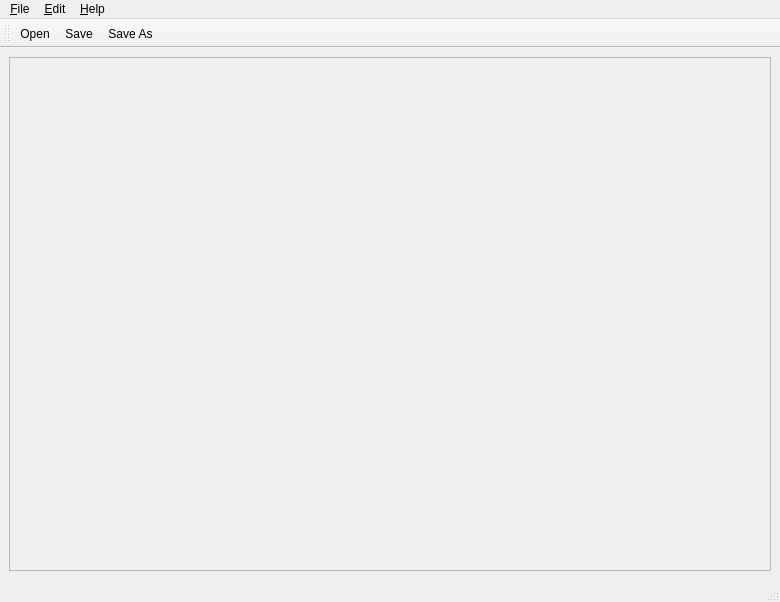
<?xml version="1.0" encoding="UTF-8"?>
<ui version="4.0">
 <class>MainWindow</class>
 <widget class="QMainWindow" name="MainWindow">
  <property name="geometry">
   <rect>
    <x>0</x>
    <y>0</y>
    <width>780</width>
    <height>602</height>
   </rect>
  </property>
  <property name="windowTitle">
   <string>GHexEditor</string>
  </property>
  <widget class="QWidget" name="centralwidget">
   <property name="enabled">
    <bool>true</bool>
   </property>
   <layout class="QHBoxLayout" name="horizontalLayout">
    <item>
     <widget class="QHexEdit" name="HexEdit"/>
    </item>
   </layout>
  </widget>
  <widget class="QMenuBar" name="menubar">
   <property name="geometry">
    <rect>
     <x>0</x>
     <y>0</y>
     <width>780</width>
     <height>22</height>
    </rect>
   </property>
   <widget class="QMenu" name="menuFile">
    <property name="title">
     <string>&amp;File</string>
    </property>
    <addaction name="action_Open"/>
    <addaction name="action_Save"/>
    <addaction name="actionSave_As"/>
    <addaction name="actionSave_Readable"/>
    <addaction name="action_Save_Selection_Readable"/>
    <addaction name="separator"/>
    <addaction name="actionE_xit"/>
   </widget>
   <widget class="QMenu" name="menuEdit">
    <property name="title">
     <string>&amp;Edit</string>
    </property>
    <addaction name="action_Undo"/>
    <addaction name="action_Redo"/>
    <addaction name="separator"/>
    <addaction name="action_Find_Replace"/>
    <addaction name="actionFind_Next"/>
    <addaction name="separator"/>
    <addaction name="action_Options"/>
   </widget>
   <widget class="QMenu" name="menuHelp">
    <property name="title">
     <string>&amp;Help</string>
    </property>
    <addaction name="action_About"/>
    <addaction name="actionAbout_Qt"/>
   </widget>
   <addaction name="menuFile"/>
   <addaction name="menuEdit"/>
   <addaction name="menuHelp"/>
  </widget>
  <widget class="QStatusBar" name="statusbar"/>
  <widget class="QToolBar" name="toolBar">
   <property name="windowTitle">
    <string>toolBar</string>
   </property>
   <attribute name="toolBarArea">
    <enum>TopToolBarArea</enum>
   </attribute>
   <attribute name="toolBarBreak">
    <bool>false</bool>
   </attribute>
   <addaction name="action_Open"/>
   <addaction name="action_Save"/>
   <addaction name="actionSave_As"/>
  </widget>
  <action name="action_Open">
   <property name="icon">
    <iconset resource="qhexedit.qrc">
     <normaloff>:/open</normaloff>:/open</iconset>
   </property>
   <property name="text">
    <string>&amp;Open...</string>
   </property>
   <property name="toolTip">
    <string>Open an existing file</string>
   </property>
   <property name="shortcut">
    <string>Ctrl+O</string>
   </property>
  </action>
  <action name="action_Save">
   <property name="icon">
    <iconset resource="qhexedit.qrc">
     <normaloff>:/save</normaloff>:/save</iconset>
   </property>
   <property name="text">
    <string>&amp;Save</string>
   </property>
   <property name="toolTip">
    <string>Save the document to disk</string>
   </property>
   <property name="shortcut">
    <string>Ctrl+S</string>
   </property>
  </action>
  <action name="actionSave_As">
   <property name="icon">
    <iconset resource="qhexedit.qrc">
     <normaloff>:/save as</normaloff>:/save as</iconset>
   </property>
   <property name="text">
    <string>Save &amp;As...</string>
   </property>
   <property name="toolTip">
    <string>Save the document under a new name</string>
   </property>
   <property name="shortcut">
    <string>Ctrl+Shift+S</string>
   </property>
  </action>
  <action name="actionSave_Readable">
   <property name="text">
    <string>Save &amp;Readable...</string>
   </property>
   <property name="toolTip">
    <string>Save document in readable form</string>
   </property>
  </action>
  <action name="actionE_xit">
   <property name="text">
    <string>E&amp;xit</string>
   </property>
   <property name="toolTip">
    <string>Exit the application</string>
   </property>
   <property name="shortcut">
    <string>Ctrl+Q</string>
   </property>
  </action>
  <action name="action_Undo">
   <property name="text">
    <string>&amp;Undo</string>
   </property>
   <property name="toolTip">
    <string>Undo last Action</string>
   </property>
   <property name="shortcut">
    <string>Ctrl+Z</string>
   </property>
  </action>
  <action name="action_Redo">
   <property name="text">
    <string>&amp;Redo</string>
   </property>
   <property name="toolTip">
    <string>Redo previous action undone</string>
   </property>
   <property name="shortcut">
    <string>Ctrl+Shift+Z</string>
   </property>
  </action>
  <action name="action_Save_Selection_Readable">
   <property name="text">
    <string>&amp;Save Selection Readable...</string>
   </property>
   <property name="toolTip">
    <string>Save selection in readable form</string>
   </property>
  </action>
  <action name="action_About">
   <property name="text">
    <string>&amp;About</string>
   </property>
   <property name="toolTip">
    <string>Show the application's About box</string>
   </property>
  </action>
  <action name="actionAbout_Qt">
   <property name="text">
    <string>About &amp;Qt</string>
   </property>
   <property name="toolTip">
    <string>Show the Qt library's About box</string>
   </property>
  </action>
  <action name="action_Find_Replace">
   <property name="text">
    <string>&amp;Find/Replace</string>
   </property>
   <property name="toolTip">
    <string>Find next occurrence of the searched pattern</string>
   </property>
   <property name="shortcut">
    <string>Ctrl+F</string>
   </property>
  </action>
  <action name="actionFind_Next">
   <property name="text">
    <string>Find &amp;Next</string>
   </property>
   <property name="toolTip">
    <string>Find next occurrence of the searched pattern</string>
   </property>
   <property name="shortcut">
    <string>Ctrl+G, F3</string>
   </property>
  </action>
  <action name="action_Options">
   <property name="text">
    <string>&amp;Options</string>
   </property>
   <property name="toolTip">
    <string>Show the Dialog to select applications options</string>
   </property>
  </action>
 </widget>
 <customwidgets>
  <customwidget>
   <class>QHexEdit</class>
   <extends>QScrollArea</extends>
   <header>qhexedit.h</header>
  </customwidget>
 </customwidgets>
 <resources>
  <include location="qhexedit.qrc"/>
 </resources>
 <connections>
  <connection>
   <sender>action_Undo</sender>
   <signal>triggered()</signal>
   <receiver>HexEdit</receiver>
   <slot>undo()</slot>
   <hints>
    <hint type="sourcelabel">
     <x>-1</x>
     <y>-1</y>
    </hint>
    <hint type="destinationlabel">
     <x>389</x>
     <y>320</y>
    </hint>
   </hints>
  </connection>
  <connection>
   <sender>action_Redo</sender>
   <signal>triggered()</signal>
   <receiver>HexEdit</receiver>
   <slot>redo()</slot>
   <hints>
    <hint type="sourcelabel">
     <x>-1</x>
     <y>-1</y>
    </hint>
    <hint type="destinationlabel">
     <x>389</x>
     <y>320</y>
    </hint>
   </hints>
  </connection>
 </connections>
</ui>
